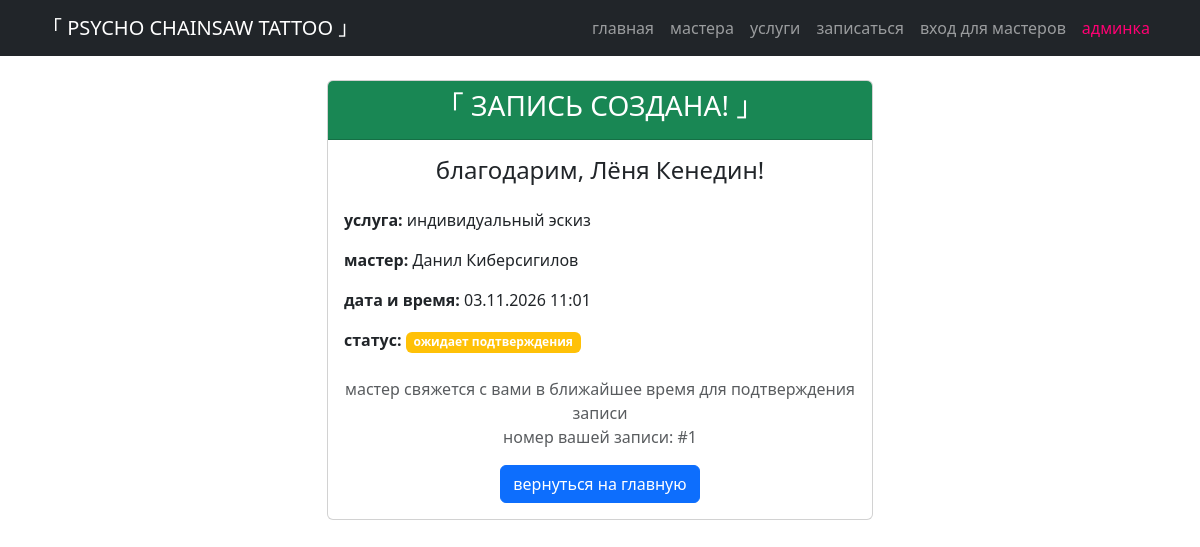
The page /booking/success/1/ on the database its author committed.
### main/models.py (models this page shows, shortened)
class Appointment(models.Model):
    STATUS_CHOICES = [
        ('pending', 'Ожидание'),
        ('confirmed', 'Подтвержден'),
        ('completed', 'Выполнен'),
        ('cancelled', 'Отменен'),
    ]
    client = models.ForeignKey(Client, on_delete=models.PROTECT, related_name='appointments', verbose_name="Клиент")
    master = models.ForeignKey(Master, on_delete=models.PROTECT, related_name='appointments', verbose_name="Мастер")
    service = models.ForeignKey(Service, on_delete=models.PROTECT, related_name='appointments', verbose_name="Услуга")
    date_time = models.DateTimeField("Дата и время")
    status = models.CharField("Статус", max_length=20, choices=STATUS_CHOICES, default='pending')
    created_at = models.DateTimeField("Дата создания записи", auto_now_add=True)
    notes = models.TextField("Примечания", blank=True, null=True)
    class Meta:
        verbose_name = "Запись"
        verbose_name_plural = "Записи"

class Client(models.Model):
    name = models.CharField("Имя", max_length=100)
    phone = models.CharField("Телефон", max_length=20, unique=True)
    email = models.EmailField("Email", blank=True, null=True)
    comment = models.TextField("Комментарий", blank=True, null=True)
    registered_at = models.DateTimeField("Дата регистрации", auto_now_add=True)
    class Meta:
        verbose_name = "Клиент"
        verbose_name_plural = "Клиенты"

class Service(models.Model):
    name = models.CharField("Название услуги", max_length=150)
    description = models.TextField("Описание")
    price = models.DecimalField("Цена (₽)", max_digits=10, decimal_places=2)
    duration = models.DurationField("Длительность", help_text="Формат ЧЧ:ММ:СС")
    masters = models.ManyToManyField(Master, related_name='services', verbose_name="Кто выполняет")
    class Meta:
        verbose_name = "Услуга"
        verbose_name_plural = "Услуги"

class Master(models.Model):
    user = models.OneToOneField(User, on_delete=models.CASCADE, verbose_name="Пользователь", null=True, blank=True)
    name = models.CharField("Имя", max_length=100)
    specialty = models.CharField("Специализация", max_length=200, help_text="Например: традиция, реализм, киберсигилизм")
    experience = models.PositiveIntegerField("Опыт (лет)", default=1)
    phone = models.CharField("Телефон", max_length=20)
    photo = models.ImageField("Фото", upload_to='masters/', null=True, blank=True)
    is_active = models.BooleanField("Работает", default=True)
    class Meta:
        verbose_name = "Мастер"
        verbose_name_plural = "Мастера"

### main/views.py (the view)
# urls.py: path('booking/success/<int:appointment_id>/', views.booking_success, name='booking_success'),
def booking_success(request, appointment_id):
    appointment = Appointment.objects.get(id=appointment_id)
    return render(request, 'main/booking_success.html', {'appointment': appointment})

### templates/main/booking_success.html (shortened to what this page needs)
{% extends 'base.html' %}
{% block content %}
<div class="row justify-content-center">
    <div class="col-md-6">
        <div class="card text-center">
            <div class="card-header bg-success text-white">
                <h3>「 ЗАПИСЬ СОЗДАНА! 」</h3>
            </div>
            <div class="card-body">
                <h4 class="mb-4">благодарим, {{ appointment.client.name }}!</h4>
                <div class="text-start mb-4">
                    <p><strong>услуга:</strong> {{ appointment.service.name }}</p>
                    <p><strong>мастер:</strong> {{ appointment.master.name }}</p>
                    <p><strong>дата и время:</strong> {{ appointment.date_time|date:"d.m.Y H:i" }}</p>
                    <p><strong>статус:</strong> <span class="badge bg-warning">ожидает подтверждения</span></p>
                </div>
                <p class="text-muted">
                    мастер свяжется с вами в ближайшее время для подтверждения записи<br>
                    номер вашей записи: #{{ appointment.id }}
                </p>
                <a href="{% url 'index' %}" class="btn btn-primary">вернуться на главную</a>
            </div>
        </div>
    </div>
</div>
{% endblock %}

### rows shown on the page
Appointment: client.name "Лёня Кенедин", service.name "индивидуальный эскиз", master.name "Данил Киберсигилов", date_time "03.11.2026 11:01", id "1"
